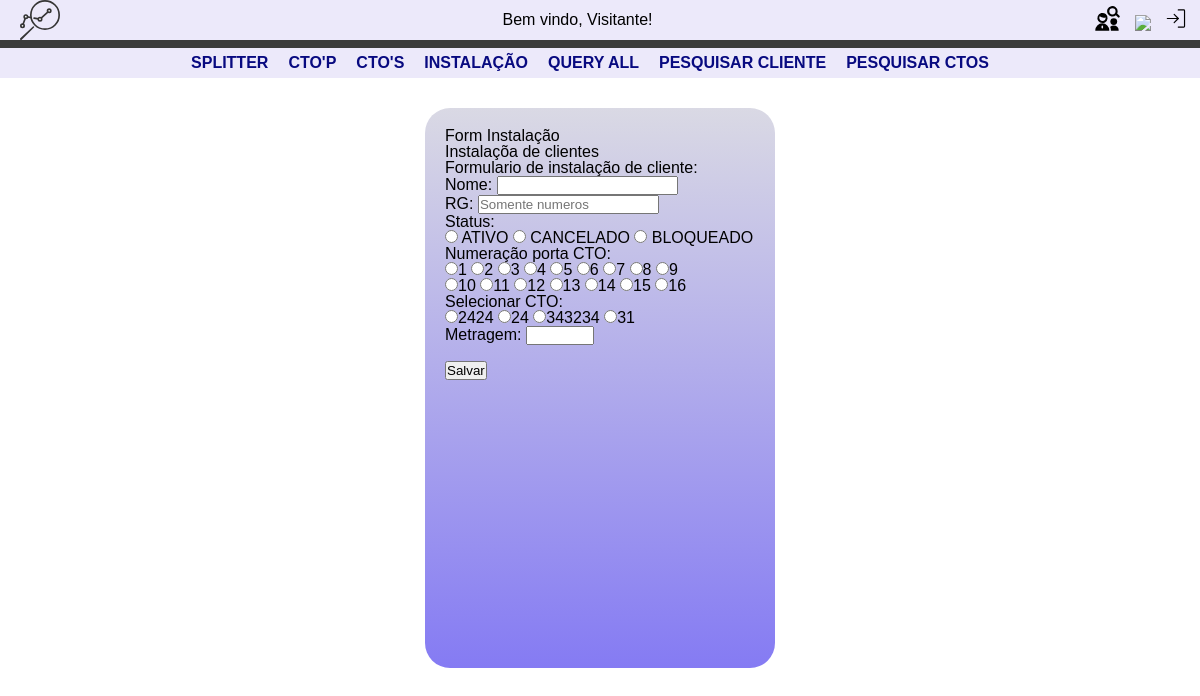
The page /ctomanager/instalacao/ on the database its author committed.
### CTO_manager/models.py (models this page shows, shortened)
class CtoSecundaria(models.Model):
  numeracao = models.IntegerField() # Numero de identificacao da CTO secundaria
  descricao = models.TextField(blank=True, null=True, verbose_name='Descricao detalhada') # Informacoes detalhadas e observacoes sobre a CTO
  sinal_entrada = models.FloatField() # Referencia para o sinal que esta chegando na caixa (futura implementacao para verificar atenuacoes na rota)
  splitter = models.ForeignKey(Splitter, on_delete=models.CASCADE) # Pre-requisito: cadastro do splitter; o tamanho do splitter define quantos cliente a caixa pode ter
  derivacao_ctoPrimaria = models.ForeignKey(CtoPrimaria, on_delete=models.CASCADE) # Pre-requisito: cadastro da cto primaria. buscar caixar com identificador da ctop
  metragem = models.IntegerField(default=0) # tamanho do cabo que foi utilizado para instalacao
  clientes = models.ManyToManyField(Cliente, blank=True) # Este e o tipo de campo que define uma relacao de muitos-para-muitos com o modelo Cliente.

### CTO_manager/views.py (the view, shortened to what this page needs)
# urls.py: path('instalacao/',views.instalacao, name='instalacao'),
def instalacao(request):
  template = loader.get_template('CTO_manager/instalacao.html')
  ctos = CtoSecundaria.objects.all()
  context = {
    'titulo' : 'Instalação', # titulo da pagina
    'ctos':ctos,
    'range': [1,2,3,4,5,6,7,8,9,10,11,12,13,14,15,16],
  }
  return HttpResponse(template.render(context, request))

### CTO_manager/templates/CTO_manager/instalacao.html (shortened to what this page needs)
{% extends 'base.html' %}
{% block content %}
<section class="main">
<h1>Form Instalação</h1>
<p>Instalaçõa de clientes</p>
<form action="/ctomanager/instalacao/" method="post">
  <fieldset>
    <legend>Formulario de instalação de cliente:</legend>
    <p>
      <label for="nome">Nome:</label>
      <input type="text" name="nome" id="nome" value="{{nome}}" required>
    </p>
    <p>
      <label for="rg">RG:</label>
      <input type="number" name="rg", id="rg"  value="{{rg}}" placeholder="Somente numeros">
    </p>
    <p>
      Status:<br>
      <input type="radio" name="status" value="ATIVO" id="ativo" {% if status == 'ATIVO' %}checked{% endif %}>
      <Label for="ativo">ATIVO</Label>
      <input type="radio" name="status" value="CANCELADO" id="cancelado" {% if status == 'CANCELADO' %}checked{% endif %}>
      <label for="cancelado">CANCELADO</label>
      <input type="radio" name="status" value="BLOQUEADO" id="bloqueado" {% if status == 'BLOQUEADO' %}checked{% endif %}>
      <label for="bloqueado">BLOQUEADO</label>
    </p>
    <p>
       <span>Numeração porta CTO:</span><br>
      {% for numero in range %}
      <input type="radio" name="porta" id="pt" value="{{numero}}" {% if porta == numero %}checked{% endif %}><label for="porta" >{{numero}}</label>
      {% if numero == 9 %}
        <br>
      {%endif%}
      {% endfor %}
    </p>
    <p>
      <span>Selecionar CTO:</span><br>
      {% for cto in ctos %}
        <input type="radio" name="numeracao_cto" value="{{cto.pk}}" id="{{cto.numeracao}}" required
        ><label for="{{cto.numeracao}}">{{cto.numeracao}}</label>
      {% endfor %}
    </p>
    <p>
      <label for="metragem">Metragem:</label>
      <input type="number" name="metragem" id="metragem" min="0" max="1000" value="{{metragem}}">
    </p>
    <br><button type="submit">Salvar</button>
  </fieldset>
</form>
</section>
{% endblock %}

### static/css/style_menu.css (style rules this page uses)
body { font-family: Arial, sans-serif; }

### static/css/formulario.css (style rules this page uses)
.main { margin: 30px auto; min-height: 70vh; max-width: 350px; border-radius: 25px; padding: 20px; background: linear-gradient(to top, #3b2bec9f, #c3c2d49f); }

### rows shown on the page
CtoSecundaria: numeracao_cto "☐ 2424", numeracao "2424"
CtoSecundaria: numeracao_cto "☐ 24", numeracao "24"
CtoSecundaria: numeracao_cto "☐ 343234", numeracao "343234"
CtoSecundaria: numeracao_cto "☐ 31", numeracao "31"

### other values the page prints
{{ numero }} "1" "2" "3" "4" "5" "6" "7" "8" "9" "10" "11" "12" "13" "14" "15" "16"
